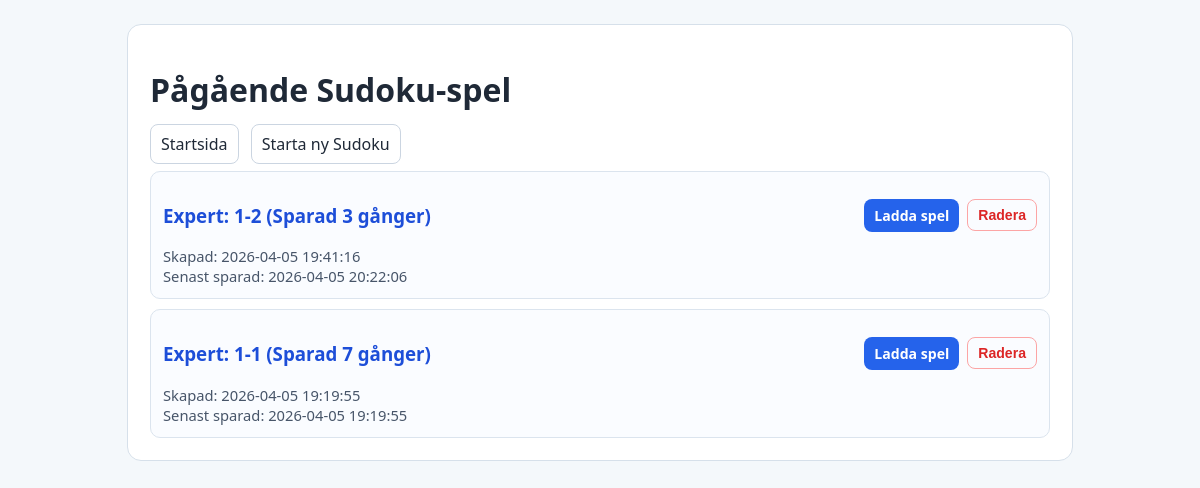
The page /ongoing on the database as committed earlier.
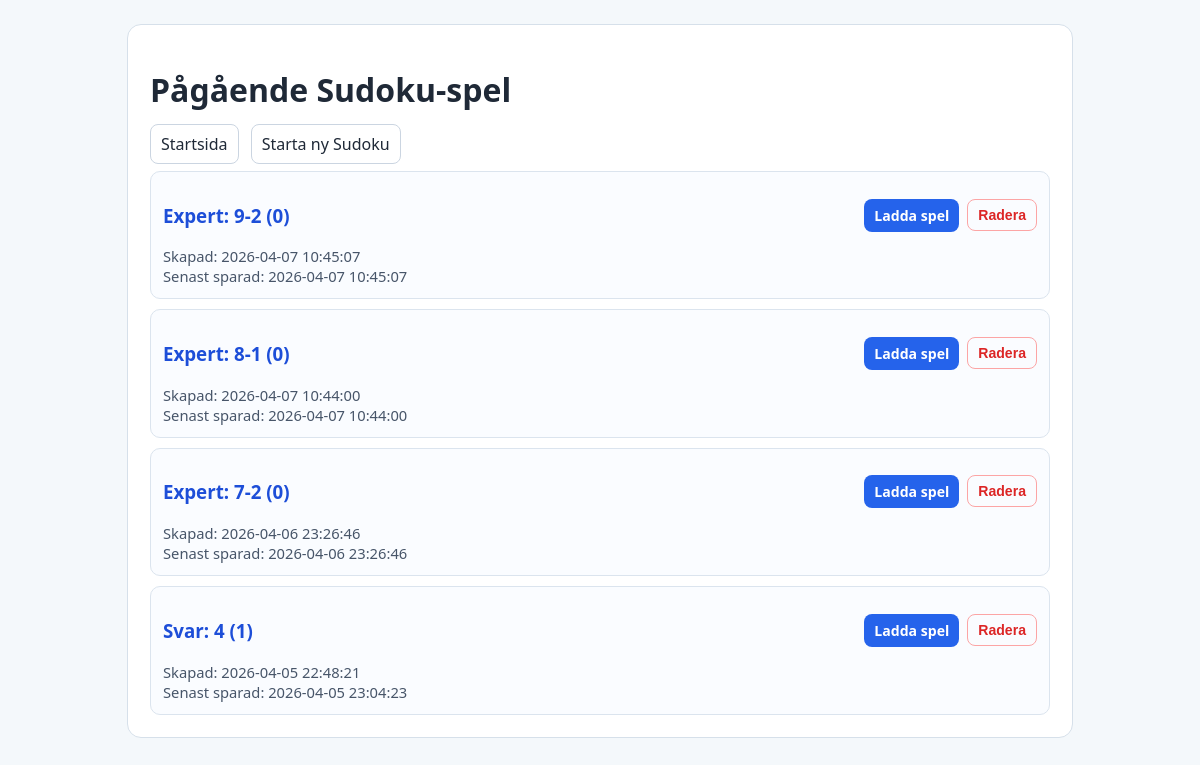
The same page on the database as committed later.
### tables this page shows
CREATE TABLE "sudoku_games" (
                    id INTEGER PRIMARY KEY AUTOINCREMENT,
                    title TEXT NOT NULL,
                    difficulty TEXT NOT NULL,
                    grid_json TEXT NOT NULL,
                    created_at TEXT NOT NULL DEFAULT CURRENT_TIMESTAMP
                , game_type TEXT NOT NULL DEFAULT 'base', elapsed_seconds INTEGER NOT NULL DEFAULT 0, source_game_id INTEGER, session_number INTEGER NOT NULL DEFAULT 0, save_count INTEGER NOT NULL DEFAULT 0, notes_json TEXT NOT NULL DEFAULT '[]', updated_at TEXT, completed_at TEXT, solution_json TEXT);

### app/routes.py (the view)
@bp.route("/ongoing")
def ongoing_games():
    games_data = list_games(current_app.config["DATABASE_PATH"], game_type="ongoing")
    return render_template("ongoing_games.html", games=games_data)

### app/storage.py (called while the page is built)
def get_connection(database_path: str) -> sqlite3.Connection:
    conn = sqlite3.connect(database_path)
    conn.row_factory = sqlite3.Row
    return conn

def _normalize_game_title(
    conn: sqlite3.Connection, game: dict[str, Any]
) -> dict[str, Any]:
    if game.get("game_type") == "ongoing":
        title = str(game.get("title") or "")
        game["title"] = re.sub(r"\(Sparad\s+(\d+)\s+ganger\)", r"(\1)", title)
    return game

### app/templates/ongoing_games.html (shortened to what this page needs)
<!doctype html>
<html lang="sv">
<head>
</head>
<body>
  <main class="wrap">
    <h1>Pågående Sudoku-spel</h1>
    <p>
      <a class="top-link" href="{{ url_for('main.index') }}">Startsida</a>
      <a class="top-link" href="{{ url_for('main.games') }}">Starta ny Sudoku</a>
    </p>
    {% if games %}
      {% for game in games %}
        <article class="game">
          <div class="game-head">
            <h3><a class="load-link" href="{{ url_for('main.builder', game_id=game.id) }}">{{ game.difficulty|capitalize }}: {{ game.title }}</a></h3>
            <div style="display:flex;gap:8px;">
              <a class="load-btn" href="{{ url_for('main.builder', game_id=game.id) }}">Ladda spel</a>
              <form method="post" action="{{ url_for('main.delete_ongoing_game', game_id=game.id) }}" onsubmit="return confirm('Är du säker på att du vill radera pågående spel {{ game.title }}?')">
                <button class="del-btn" type="submit">Radera</button>
              </form>
            </div>
          </div>
          <div class="meta">
            <span>Skapad: {{ game.created_at }}</span>
          </div>
          <div class="meta">
            <span>Senast sparad: {{ game.updated_at }}</span>
          </div>
        </article>
      {% endfor %}
    {% else %}
      <p class="empty">Inga pågående spel finns an.</p>
    {% endif %}
  </main>
</body>
</html>

Rows that differ between the two databases and show on the page:
removed sudoku_games: difficulty "Expert", title "1-2 (Sparad 3 gånger)", created_at "2026-04-05 19:41:16", updated_at "2026-04-05 20:22:06"
removed sudoku_games: difficulty "Expert", title "1-1 (Sparad 7 gånger)", created_at "2026-04-05 19:19:55", updated_at "2026-04-05 19:19:55"
added sudoku_games: difficulty "Expert", title "9-2 (0)", created_at "2026-04-07 10:45:07", updated_at "2026-04-07 10:45:07"
added sudoku_games: difficulty "Expert", title "8-1 (0)", created_at "2026-04-07 10:44:00", updated_at "2026-04-07 10:44:00"
added sudoku_games: difficulty "Expert", title "7-2 (0)", created_at "2026-04-06 23:26:46", updated_at "2026-04-06 23:26:46"
added sudoku_games: difficulty "Svar", title "4 (1)", created_at "2026-04-05 22:48:21", updated_at "2026-04-05 23:04:23"
